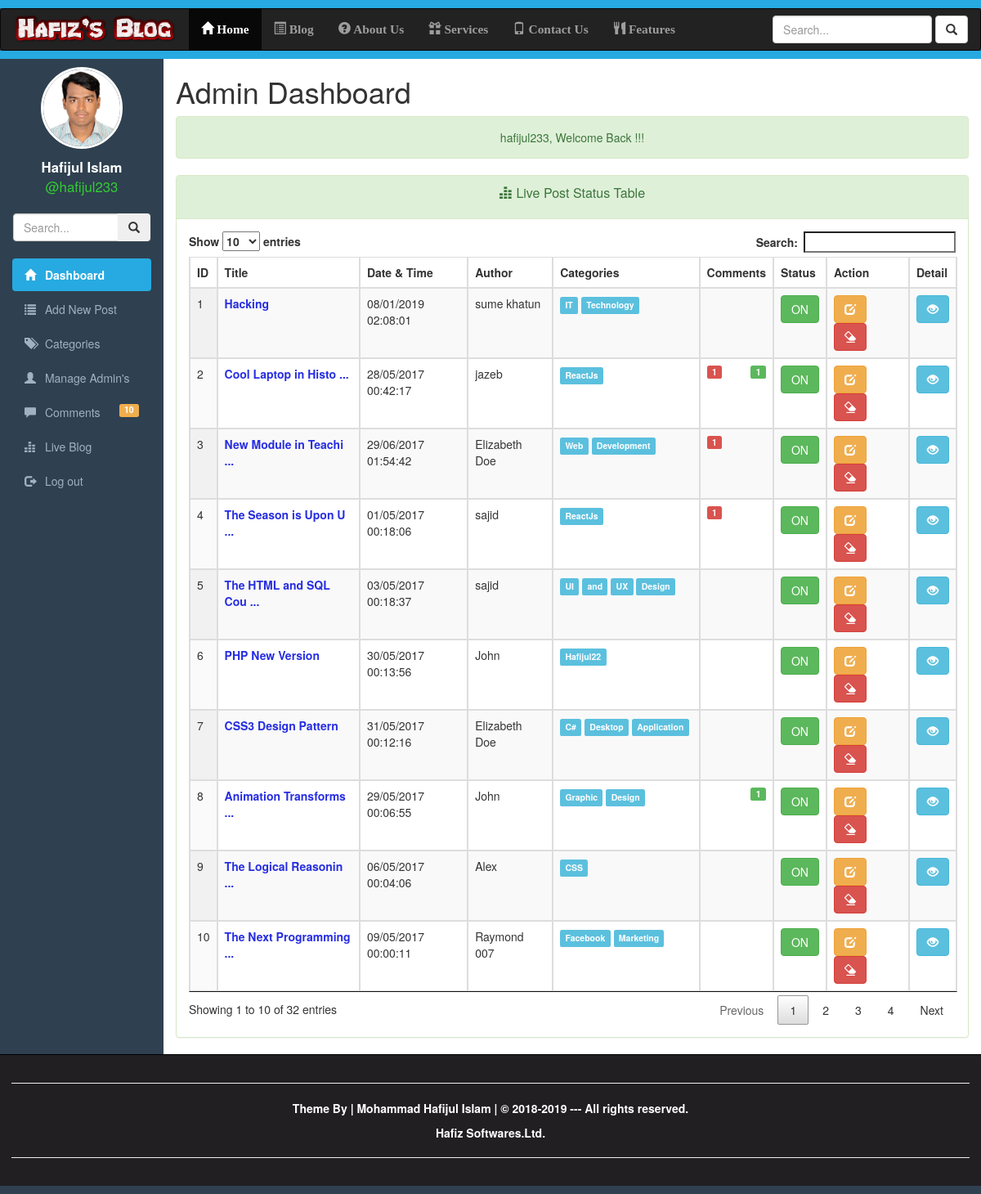
Screenshot of /dashboard.php?type=success (signed in) with the database file from the repository.
### tables this page shows
CREATE TABLE `userposts` (
  `id` int(10) UNSIGNED NOT NULL,
  `author` varchar(255) DEFAULT NULL,
  `categoryno` int(10) UNSIGNED NOT NULL,
  `datetime` varchar(45) DEFAULT NULL,
  `title` varchar(255) DEFAULT NULL,
  `image` text NOT NULL,
  `post` text NOT NULL,
  `created` datetime NOT NULL DEFAULT CURRENT_TIMESTAMP,
  `modified` datetime NOT NULL DEFAULT CURRENT_TIMESTAMP,
  `status` tinyint(1) UNSIGNED NOT NULL DEFAULT '0'
);

CREATE TABLE `categories` (
  `id` int(10) UNSIGNED NOT NULL,
  `name` varchar(255) NOT NULL DEFAULT '',
  `categorycreator` varchar(255) NOT NULL DEFAULT '',
  `datetime` varchar(45) NOT NULL DEFAULT '',
  `created` datetime NOT NULL DEFAULT CURRENT_TIMESTAMP,
  `modified` datetime NOT NULL DEFAULT CURRENT_TIMESTAMP ON UPDATE CURRENT_TIMESTAMP,
  `status` tinyint(1) UNSIGNED NOT NULL DEFAULT '0'
);

### dashboard.php (the view, shortened to what this page needs)
<?php
require_once 'utilities/RequiredUtilities.php';
$sql = "SELECT `userposts`.`id`,`author`, `name` AS `categoryname`, `userposts`.`datetime` AS `createtime`, `title`, `image`, `post` AS `description`, `userposts`.`status` "
        . "FROM `userposts`, `categories` "
        . "WHERE `userposts`.`status` = 1 "
        . "AND `userposts`.`categoryno` = `categories`.`id` "
        . "ORDER BY `userposts`.`id` DESC ;";
$result = $conn->query($sql);
$postslist = array();
if ($result->num_rows > 0) {
    while ($row = $result->fetch_assoc()) {
        array_push($postslist, $row);
    }
} else {
    array_push($postslist, NULL);
    echo $conn->error();
}
$sql = "SELECT COUNT(`id`) AS `disapproved` FROM `comments` WHERE `status` = 0;";
$result = $conn->query($sql);
$comments = NULL;
if ($result->num_rows > 0) {
    $row = $result->fetch_assoc();
    $comments = $row['disapproved'];
}
?>
<!DOCTYPE html>
<html lang="en-US">
    <head>
        <link href="resources/css/jquery.dataTables.min.css" rel="stylesheet" type="text/css"/>
        <link href="resources/css/responsive.dataTables.min.css" rel="stylesheet" type="text/css"/>
        <link href="resources/bootstrap/css/bootstrap.min.css" rel="stylesheet" type="text/css" />
        <link href="resources/css/adminstyle.css" rel="stylesheet" type="text/css"/>
    </head>
    <body>
        <div class="wrapper">
            <div style="height:10px; background-color:#27aae1;" ></div>
            <nav class="navbar navbar-inverse"  >
                <div id="header-title" class="navbar-header">
                    <a href="#" class="navbar-brand">
                        <img class="img-responsive" src="resources/img/headTitle.png" style="margin-top:-10px; width: 200px;" />
                    </a>
                </div>
                <div class="collapse navbar-collapse" id="collapse">
                    <ul class="nav navbar-nav">
                        <li class="active"><a href="dashboard.php"><span class="glyphicon glyphicon-home"></span> Home</a></li>
                        <li><a href="blog.php"><span class="glyphicon glyphicon-list-alt"></span> Blog</a></li>
                        <li><a href="#"><span class="glyphicon glyphicon-question-sign"></span> About Us</a></li>
                        <li><a href="#"><span class="glyphicon glyphicon-gift"></span> Services</a></li>
                        <li><a href="#"><span class="glyphicon glyphicon-phone"></span> Contact Us</a></li>
                        <li><a href="#"><span class="glyphicon glyphicon-cutlery"></span> Features</a></li>
                    </ul>
                    <form action="search.php" method="post" class="navbar-form navbar-right">
                        <div class="form-group">
                            <input type="text" class="form-control" name="search" placeholder="Search..." >
                        </div>
                        <button type="submit" class="btn btn-default" name="searchbutton"><span class="glyphicon glyphicon-search"></span></button>
                    </form>
                </div>
            </nav>
            <div style="height:10px; background-color:#27aae1; margin-top: -20px;" ></div>
            <div class="container-fluid">
                <div class="row">
                    <div class="col-sm-2" id="slidebar">
                        <div class="row profile">
                            <div class="col-lg-12">
                                <center>
                                    <img class="profile-pic" src="postcontent/profile-pic/<?php echo $_SESSION['profilepic']; ?>" />
                                </center>
                            </div>
                            <div class="col-lg-12">
                                <div class="profile-name">
                                    <p class="text-center"><?php echo $_SESSION['fullname']; ?>
                                        <br>
                                        <span style="color: limegreen; font-size: 1em; font-weight: normal;"><?php  echo "@" . $_SESSION['username']; ?></span>
                                    </p>
                                </div>
                            </div>
                        </div>
                        <div class="row">
                            <div class="col-lg-12">
                                <form action="#" method="get" class="sidebar-form">
                                    <div class="input-group">
                                        <input type="text" name="q" class="form-control" placeholder="Search...">
                                        <span class="input-group-btn">
                                            <button type="submit" name="search" id="search-btn" class="btn btn-flat"><i class="glyphicon glyphicon-search"></i>
                                            </button>
                                        </span>
                                    </div>
                                </form>
                            </div>
                        </div>
                        <br/>
                        <ul id="side-menu" class="nav nav-pills nav-stacked">
                            <li class="active"><a href="dashboard.php"><span class="glyphicon glyphicon-home"></span> Dashboard</a></li>
                            <li ><a href="addnewpost.php"><span class="glyphicon glyphicon-list"></span> Add New Post</a></li>
                            <li ><a href="category.php"><span class="glyphicon glyphicon-tags"></span> Categories</a></li>
                            <li ><a href="manageadmin.php"><span class="glyphicon glyphicon-user"></span> Manage Admin's</a></li>
                            <li ><a href="comments.php"><span class="glyphicon glyphicon-comment"></span> Comments
                                    <?php if ($comments != NULL) {
                                        ?>
                                        <label class="label label-warning pull-right">
                                            <?php echo $comments;
                                        }
                                        ?>
                                    </label>
                                </a>
                            </li>
                            <li ><a href="liveblog.php"><span class="glyphicon glyphicon-equalizer"></span> Live Blog</a></li>
                            <li ><a href="login.php"><span class="glyphicon glyphicon-log-out"></span> Log out</a></li>
                        </ul>
                    </div>
                    <div class="col-sm-10">
                        <h1>Admin Dashboard</h1>
                        <div class="panel panel-success">
                            <div class="panel-heading">
                                <span class="panel-title">
                                    <p class="text-center text-capitalize"><span class="glyphicon glyphicon-equalizer"></span>  Live Post Status Table</p>
                                </span>
                            </div>
                            <div class="panel-body">
                                <table id="postTable" class="table table-bordered table-striped table-hover display">
                                    <thead>
                                        <tr>
                                            <th>ID</th>
                                            <th>Title</th>
                                            <th>Date & Time</th>
                                            <th>Author</th>
                                            <th>Categories</th>
                                            <th>Comments</th>
                                            <th>Status</th>
                                            <th>Action</th>
                                            <th>Detail</th>
                                        </tr>
                                    </thead>
                                    <tbody>
                                        <?php
                                        if (empty($postslist)) {
                                            echo "<tr>";
                                            echo "<td colspan=\"8\"> There are no Category Found</td>";
                                            echo "</tr>";
                                        } else {
                                            $counter = 1;
                                            foreach ($postslist as $post) {
                                                echo "<tr>";
                                                echo "<td>" . $counter . "</td>";
                                                echo "<td class=\"table-post-title\" title=\"" . $post['title'] . "\">";
                                                if (strlen($post['title']) > 20)
                                                    echo substr($post['title'], 0, 20) . " ...</td>";
                                                else
                                                    echo $post['title'];
                                                echo "</td>";
                                                echo "<td>" . str_replace("-", "/", $post['createtime']) . "</td>";
                                                echo "<td>" . $post['author'] . "</td>";
                                                echo "<td>";
                                                $categories = explode(" ", $post['categoryname']);
                                                foreach ($categories as $category) {
                                                    echo "<label class=\"label label-info\">" . $category . "</label>&nbsp";
                                                }
                                                echo "</td>";
                                                echo "<td>";
                                                $postid = $post['id'];
                                                $sql = "SELECT COUNT(CASE WHEN `status` = 1 THEN 1 END) AS `approved`, COUNT(CASE WHEN `status` = 0 THEN 1 END) AS `disapproved` "
                                                        . "FROM `comments` WHERE `postid` = $postid;";
                                                $result = $conn->query($sql);
                                                if ($result->num_rows > 0) {
                                                    $status = $result->fetch_assoc();
                                                    $approved = $status['approved'];
                                                    $disapproved = $status['disapproved'];
                                                } else {
                                                    $approved = NULL;
                                                    $disapproved = NULL;
                                                }
                                                if (!empty($disapproved)) {
                                                    ?>
                                                <label class="label label-danger pull-left"><?php echo $disapproved; ?></label>
                                                <?php
                                            }
                                            if (!empty($approved)) {
                                                ?>
                                                <label class="label label-success pull-right"><?php echo $approved; ?></label>
                                                <?php
                                            }
                                            echo "</td>";
                                            if ($post['status'] == 1) {
                                                echo "<td><label class=\"btn btn-success\">ON</label></td>";
                                            } else {
                                                echo "<td><label class=\"btn btn-default\">OFF</label></td>";
                                            }
                                            ?>
                                            <td>
                                                <a href="editpost.php?id=<?php echo $post['id']; ?>"><button class="btn btn-warning"><span class="glyphicon glyphicon-edit"></span></button></a>&nbsp; &nbsp;
                                                <a href="deletepost.php?id=<?php echo $post['id']; ?>"><button class="btn btn-danger"><span class="glyphicon glyphicon-erase"></span></button></a>
                                            </td>
                                            <td>
                                                <a href="detailpost.php?id=<?php echo $post['id']; ?>" target="_blank"><button class="btn btn-info"><span class="glyphicon glyphicon-eye-open"></span></button></a>
                                            </td>
                                            <?php
                                            echo "</tr>";
                                            $counter++;
                                        }
                                    }
                                    ?>
                                    </tbody>
                                </table>
                            </div>
                        </div>
                    </div>
                </div>
            </div>
            <div id="footer">
                <hr/>
                <p>
                    Theme By | Mohammad Hafijul Islam | &copy; 2018-2019 --- All rights reserved.
                </p>
                <a href="#" class="contact-link">Hafiz Softwares.Ltd.</a>
                <hr/>
            </div>
        </div>
    </body>
</html>

### rows the page displays
userposts: title "Hacking", datetime "08/01/2019 02:08:01", author "sume khatun", categories.name "IT", categories.name "Technology", status "ON"
userposts: title "Cool Laptop in Histo", datetime "28/05/2017 00:42:17", author "jazeb", categories.name "ReactJs", disapproved "1", approved "1", status "ON"
userposts: title "New Module in Teachi", datetime "29/06/2017 01:54:42", author "Elizabeth Doe", categories.name "Web", categories.name "Development", disapproved "1", status "ON"
userposts: title "The Season is Upon U", datetime "01/05/2017 00:18:06", author "sajid", categories.name "ReactJs", disapproved "1", status "ON"
userposts: title "The HTML and SQL Cou", datetime "03/05/2017 00:18:37", author "sajid", categories.name "UI", categories.name "and", categories.name "UX", categories.name "Design", status "ON"
userposts: title "PHP New Version", datetime "30/05/2017 00:13:56", author "John", categories.name "Hafijul22", status "ON"
userposts: title "CSS3 Design Pattern", datetime "31/05/2017 00:12:16", author "Elizabeth Doe", categories.name "C#", categories.name "Desktop", categories.name "Application", status "ON"
userposts: title "Animation Transforms", datetime "29/05/2017 00:06:55", author "John", categories.name "Graphic", categories.name "Design", approved "1", status "ON"
userposts: title "The Logical Reasonin", datetime "06/05/2017 00:04:06", author "Alex", categories.name "CSS", status "ON"
userposts: title "The Next Programming", datetime "09/05/2017 00:00:11", author "Raymond 007", categories.name "Facebook", categories.name "Marketing", status "ON"

### other values shown
$_SESSION['fullname'] "Hafijul Islam"
$_SESSION['username'] "hafijul233"
$comments "10"
$_SESSION["error"] "hafijul233, Welcome Back !!!"
